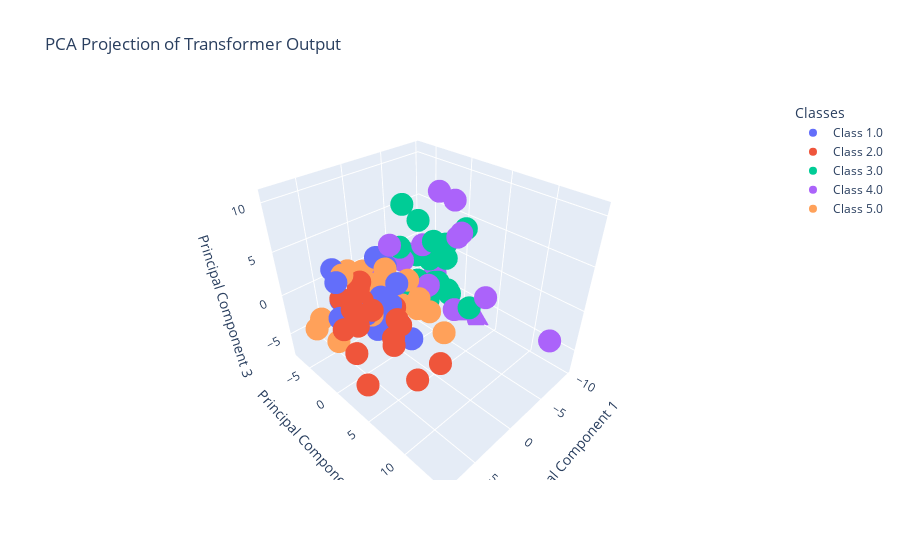

This figure's notebook cell:
### Code cell
# Projection de l'espace latent avec PCA

import plotly.express as px
import plotly.graph_objects as go

# Initialize labels tensor
labels = torch.tensor([]).to(device)
latent_space = torch.tensor([]).to(device)

# Supposons que transformer_feat est un tenseur PyTorch, et labels est également un tenseur PyTorch
with torch.no_grad():
    for batch_data in valid_loader:
        x_masked, _, _, label = [item.to(device).float() for item in batch_data]
        labels = torch.cat((labels, label), 0)
        _, latent = model(x_masked)
        latent_space = torch.cat((latent_space, latent), 0)

# Vérification des dimensions du tenseur
latent_space = latent_space.detach().cpu()

print(f"Latent space shape: {latent_space.shape}")

if latent_space.dim() > 2:
    # Applatir les dimensions supplémentaires pour préparer les données pour PCA
    latent_space = latent_space.contiguous().view(latent_space.shape[0], -1)

# Conversion en NumPy pour PCA
latentspace = latent_space.cpu().numpy()
target_np = labels.cpu().numpy()

# Appliquer PCA pour réduire à 3 dimensions
pca = PCA(n_components=3)
pca_result = pca.fit_transform(latentspace)

# Vérification des dimensions
assert pca_result.shape[1] == 3, "PCA n'a pas réussi à réduire à 3 dimensions"

# Configuration des couleurs et des labels pour la visualisation
unique_labels = np.unique(target_np)
colors = px.colors.qualitative.Plotly  # Palette de couleurs pour chaque classe

# Créer un plot 3D interactif
fig = go.Figure()

# Ajouter des points pour chaque classe
for label, color in zip(unique_labels, colors):
    indices = np.where(target_np == label)
    fig.add_trace(go.Scatter3d(
        x=pca_result[indices, 0].flatten(),
        y=pca_result[indices, 1].flatten(),
        z=pca_result[indices, 2].flatten(),
        mode='markers',
        marker=dict(color=color),
        name=f'Class {label}'
    ))

# Ajouter des détails au graphique
fig.update_layout(
    title="PCA Projection of Transformer Output",
    scene=dict(
        xaxis_title="Principal Component 1",
        yaxis_title="Principal Component 2",
        zaxis_title="Principal Component 3"
    ),
    legend_title="Classes"
)

# Afficher le graphique
fig.show()

### Figure 1 — Plotly figure (JSON) as saved in the notebook; plotly's stock layout.template omitted (floating-point values rounded to 4 significant figures)
{"data": [{"marker": {"color": "#636EFA"}, "mode": "markers", "name": "Class 1.0", "type": "scatter3d", "x": [2.821, 1.676, 0.1545, 3.641, 1.035, 1.375, 6.327, 1.495, 5.743, 1.711, 1.082, 6.758, -3.336, 0.214, -3.348, 2.378, 2.017, 4.425, 4.781, -0.3077], "y": [1.936, -0.4792, -0.1956, 0.7283, -2.023, -0.2724, -1.348, 1.505, -1.855, -2.754, 2.818, -0.7879, -1.307, -3.258, -0.05192, -0.08893, 0.0002877, 0.1887, -4.327, -2.412], "z": [1.013, -3.008, 1.032, -2.298, -5.319, -3.409, 3.571, -3.175, 1.012, -1.556, -3.801, 0.01379, -0.8606, 2.783, -1.279, 0.5689, -2.902, -0.2578, 2.908, 1.9]}, {"marker": {"color": "#EF553B"}, "mode": "markers", "name": "Class 2.0", "type": "scatter3d", "x": [8.131, 6.269, 4.849, 7.119, 6.41, 6.499, 4.034, 6.417, 7.135, 6.526, 4.492, 5.966, 3.927, 2.596, 5.376, 2.648, 2.124, 3.737, 1.227, 4.824], "y": [1.909, 7.307, -0.5688, 1.858, 1.559, 9.394, -0.8511, 6.506, 3.13, 1.081, -2.2, -1.481, -1.423, 2.229, 2.463, 1.865, -4.415, -1.37, 6.978, 5.169], "z": [1.058, 3.644, -0.5427, -2.465, 0.2351, -0.8166, 0.6189, 1.898, -5.661, 1.955, -2.556, 1.488, 1.737, 0.6789, 1.982, -4.312, -2.475, 2.373, -4.272, 2.163]}, {"marker": {"color": "#00CC96"}, "mode": "markers", "name": "Class 3.0", "type": "scatter3d", "x": [-3.397, -3.307, -6.569, -4.51, -2.606, -8.089, -5.776, -2.889, -3.809, -5.361, -2.113, -5.901, -2.743, -6.831, -5.403, -5.139, -6.585, -3.995, -5.977, -5.766], "y": [3.143, 1.495, 0.5447, -1.897, -1.246, -1.294, -4.023, -0.42, 1.143, -5.382, -2.175, 4.32, -2.289, -1.689, 0.1833, -2.82, 2.8, 0.03059, -1.715, 1.569], "z": [3.877, 5.134, -2.726, 5.745, -1.241, 1.803, -3.448, -0.09732, -0.08084, 0.0407, 3.47, -2.844, 7.95, -2.838, -1.295, 1.006, 5.771, -3.073, 0.6071, -2.307]}, {"marker": {"color": "#AB63FA"}, "mode": "markers", "name": "Class 4.0", "type": "scatter3d", "x": [-0.517, -5.893, -4.374, -1.517, -2.923, -3.076, -9.481, -0.2633, -3.022, -5.182, -3.964, -0.7772, -2.318, -5.624, -2.643, -5.713, -9.752, -6.849, -4.365, -3.26], "y": [-3.526, -0.7671, 3.669, -4.454, -2.733, -5.004, 1.113, -1.834, 2.483, 2.858, 4.47, -2.134, -7.141, 6.563, 1.444, 14.15, 2.735, -6.997, -1.104, 4.159], "z": [-0.3975, -0.7907, 6.013, -0.9997, 1.306, 0.4261, -7.439, 0.06444, 10.66, -3.49, 6.904, 4.258, -0.5265, -0.1989, 0.2682, -1.238, -7.483, -1.0, 3.284, 10.28]}, {"marker": {"color": "#FFA15A"}, "mode": "markers", "name": "Class 5.0", "type": "scatter3d", "x": [1.703, 4.416, 0.5066, 3.199, 1.411, -2.079, 3.245, 7.118, 0.2919, -1.124, 1.122, -2.904, 8.074, -1.111, 4.953, -0.767, 7.518, -2.264, 0.4664, 3.555], "y": [-1.872, -3.497, -5.427, -3.605, -0.2204, 2.189, -4.026, -3.646, -1.743, -4.054, 1.926, -0.4969, -3.073, 0.01828, -2.379, 2.016, -0.3224, 4.135, 0.8266, -0.135], "z": [0.921, -3.201, 0.2844, -1.618, -3.479, -2.446, 2.216, -1.492, 2.123, 1.767, -4.049, -3.953, -1.855, 0.9418, 3.268, -0.1577, -2.098, -4.231, -0.9274, -1.031]}], "layout": {"legend": {"title": {"text": "Classes"}}, "scene": {"xaxis": {"title": {"text": "Principal Component 1"}}, "yaxis": {"title": {"text": "Principal Component 2"}}, "zaxis": {"title": {"text": "Principal Component 3"}}}, "title": {"text": "PCA Projection of Transformer Output"}}}
